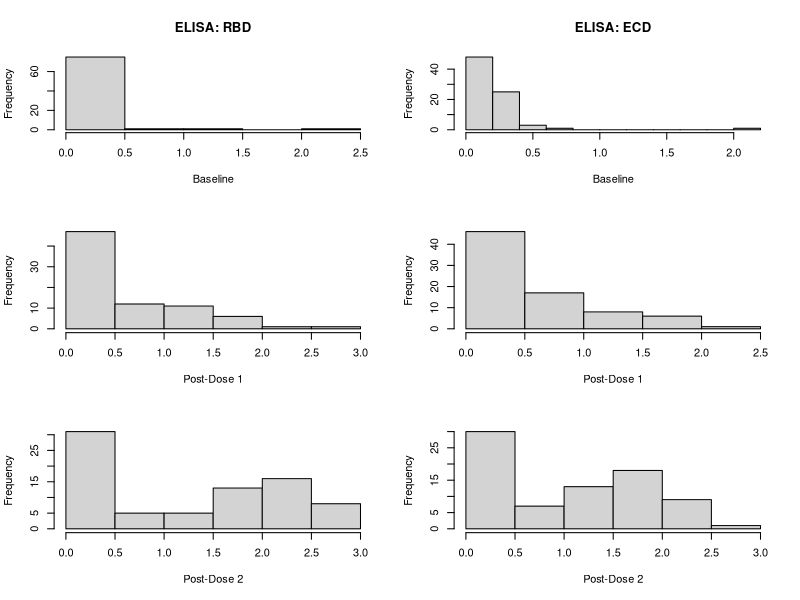
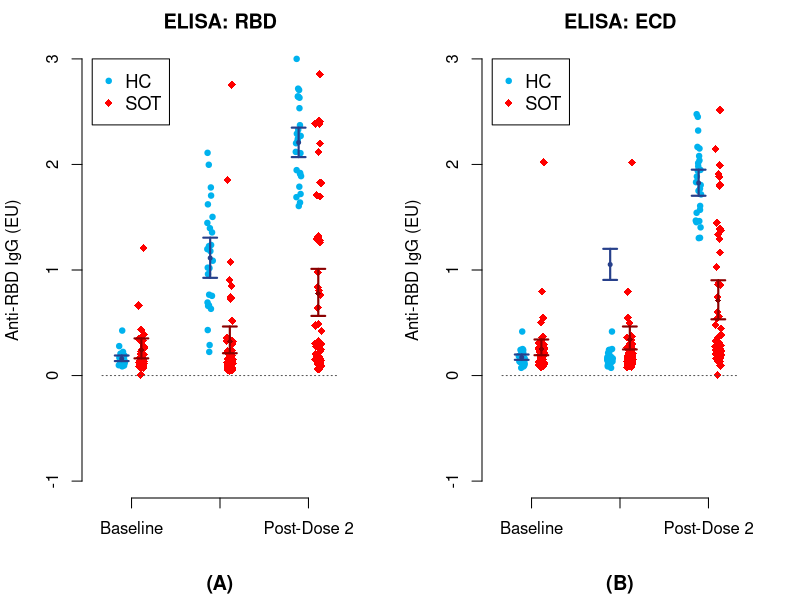
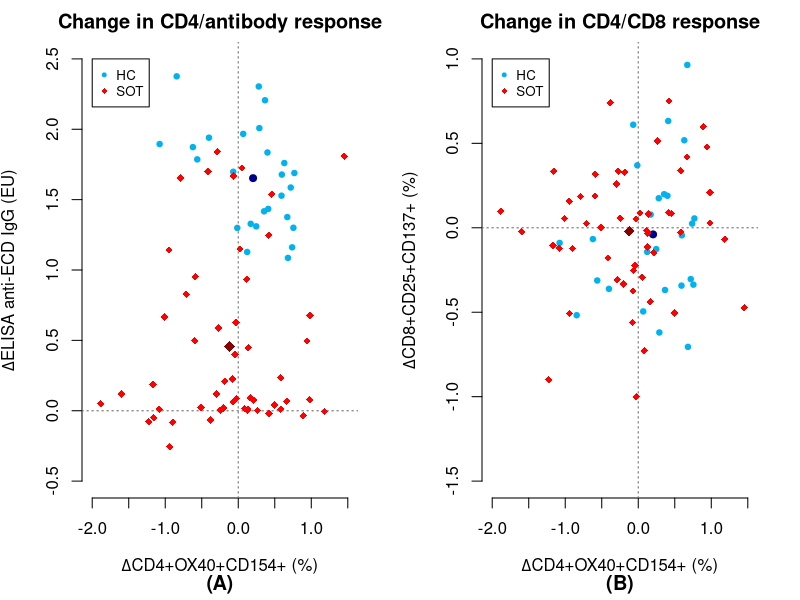

Reproduce these figures in R, in order.
## ---- chunk 1
library(Hmisc)
## ---- chunk 2
# functions
## Important function - confidence interval for means (or geoemtric means)
GMECI <- function(x, B = 5000, geo = FALSE, boot = TRUE) {
  if (boot == TRUE)
  {
  if (geo == FALSE)
  {
    k <- length(x)
    mx <- rep(0, B)
    for (b in 1:B)
    {
      samp <- sample(1:k, size = k, replace = TRUE)
      bx <- x[samp]
      mbx <- mean(bx, na.rm = TRUE)
      mx[b] <- mbx
    }
    return(c(EST = (mean(x, na.rm = TRUE)),
             CILOW = (quantile(mx, 0.025, na.rm = TRUE)),
             CIHI = (quantile(mx, 0.975, na.rm = TRUE))))
  }
  if (geo == TRUE)
  {
    k <- length(x)
    mx <- rep(0, B)
    for (b in 1:B)
    {
      samp <- sample(1:k, size = k, replace = TRUE)
      bx <- x[samp]
      mbx <- mean(log(bx), na.rm = TRUE)
      mx[b] <- mbx
    }
    return(c(EST = exp(mean(log(x), na.rm = TRUE)),
             CILOW = exp(quantile(mx, 0.025, na.rm = TRUE)),
             CIHI = exp(quantile(mx, 0.975, na.rm = TRUE))))
  }
  }
  if (boot == FALSE)
  {
    if (geo == FALSE)
    {
      k <- length(x)
      mx <- mean(x, na.rm = TRUE)
      sx <- sd(x, na.rm = TRUE)
      return(c(EST = (mx),
               CILOW = (mx - qnorm(0.975) * sx/sqrt(k)),
               CIHI = (mx + qnorm(0.975) * sx/sqrt(k))))
    }
    if (geo == TRUE)
    {
      k <- length(x)
      mx <- mean(log(x), na.rm = TRUE)
      sx <- sd(log(x), na.rm = TRUE)
      return(c(EST = exp(mx),
               CILOW = exp(mx - qnorm(0.975) * sx/sqrt(k)),
               CIHI = exp(mx + qnorm(0.975) * sx/sqrt(k))))
    }
  }
}

## Important function - plot confidence interval
pCI <- function(x, PCI, w = 0.035, lwd = 1.9, col = "deepskyblue3", pch = 20)
{
  points(x, PCI[1], pch = pch, col = col, cex = 0.8)
  segments(x, PCI[2], x, PCI[3], lwd = lwd, col = col)
  segments(x - w, PCI[2], x + w, PCI[2], lwd = lwd, col = col)
  segments(x - w, PCI[3], x + w, PCI[3], lwd = lwd, col = col)
}
## ---- chunk 3
dat <- read.csv('sot-covid.csv')
# add a label to "mopost" variable
label(dat$mopost) <- 'months post-transplant'

# Remove subjects
dat <- dat[!(dat[,'subj'] %in% c(77,78)),]

# sot_hc = 1 for SOT, 0 for healthy
dat[,'sot_hc'] <- as.numeric(dat[,'organ'] != 0)
healthy_control <- dat[,'sot_hc'] == 0

# Sort by subject ID
dat <- dat[order(dat[,'subj']),]

# Generate data for CD4 and CD8 counts
set.seed(3)
dat[,'cd4ecd1'] <- rnorm(nrow(dat), sd = 0.5)
dat[,'cd4ecd3'] <- rnorm(nrow(dat), sd = 0.5)
dat[,'cd8ecd1'] <- rnorm(nrow(dat), sd = 0.25)
dat[,'cd8pep1'] <- rnorm(nrow(dat), sd = 0.25)
dat[,'cd8pep3'] <- rnorm(nrow(dat), sd = 0.25)

# create categorical variables with labels
dat[,'organ'] <- factor(dat[,'organ'], labels = c('healthy','kidney','liver','heart','lung'))
dat[,'sex'] <- factor(dat[,'male'], labels = c('F','M'))

# for healthy, instead of 0, set to missing
dat[healthy_control,'immuno'] <- NA
dat[healthy_control,'mopost'] <- NA
## ---- chunk 4
html(describe(dat[,1:6]))
## ---- chunk 5
html(summaryM(age + sex + immuno + organ + mopost ~ sot_hc, data = dat, continuous = 3))
## ---- chunk 6
nf <- layout(matrix(1:6, nrow = 3))
par(mar = c(5, 4, 4, 2) + 0.1)
hist(dat[,'rbd1'], main = 'ELISA: RBD', xlab = 'Baseline')
par(mar = c(5, 4, 2, 2) + 0.1)
hist(dat[,'rbd2'], main = '', xlab = 'Post-Dose 1')
par(mar = c(5, 4, 2, 2) + 0.1)
hist(dat[,'rbd3'], main = '', xlab = 'Post-Dose 2')
par(mar = c(5, 4, 4, 2) + 0.1)
hist(dat[,'ecd1'], main = 'ELISA: ECD', xlab = 'Baseline')
par(mar = c(5, 4, 2, 2) + 0.1)
hist(dat[,'ecd2'], main = '', xlab = 'Post-Dose 1')
par(mar = c(5, 4, 2, 2) + 0.1)
hist(dat[,'ecd3'], main = '', xlab = 'Post-Dose 2')
## ---- chunk 7
par(mfrow = c(1,2))

#### RBD
set.seed(4)

plot(0, col = "white", frame.plot = FALSE, xlim = c(0, 1.3), xlab = "",
     ylab = "Anti-RBD IgG (EU)", ylim = c(-1, 3), xaxt = 'n', main = "ELISA: RBD")
axis(1, at = c(0.2, 0.65, 1.1), c("Baseline", "Post-Dose 1", "Post-Dose 2"))

n_hc <- sum(healthy_control == 1)
n_sot <- sum(healthy_control == 0)
points(runif(n_hc, -0.015, 0.015) + 0.15, dat[healthy_control,'rbd1'], cex = 1.1, pch = 20, col = "deepskyblue2")
points(runif(n_sot, -0.015, 0.015) + 0.25, dat[!healthy_control,'rbd1'], cex = 1.1, pch = 18, col = "red1")

pCI(0.15, GMECI(dat[healthy_control,'rbd1']), col = "royalblue4", lwd = 2.1)
pCI(0.25, GMECI(dat[!healthy_control,'rbd1']), pch = 18, col = "darkred", lwd = 2.1)

points(runif(n_hc, -0.015, 0.015) + 0.6, dat[healthy_control,'rbd2'], cex = 1.1, pch = 20, col = "deepskyblue2")
points(runif(n_sot, -0.015, 0.015) + 0.7, dat[!healthy_control,'rbd2'], cex = 1.1, pch = 18, col = "red1")

pCI(0.6, GMECI(dat[healthy_control,'rbd2']), col = "royalblue4", lwd = 2.1)
pCI(0.7, GMECI(dat[!healthy_control,'rbd2']), col = "darkred", pch = 18, lwd = 2.1)

points(runif(n_hc, -0.015, 0.015) + 1.05, dat[healthy_control,'rbd3'], cex = 1.1, pch = 20, col = "deepskyblue2")
points(runif(n_sot, -0.015, 0.015) + 1.15, dat[!healthy_control,'rbd3'], cex = 1.1, pch = 18, col = "red1")

pCI(1.05, GMECI(dat[healthy_control,'rbd3']), col = "royalblue4", lwd = 2.1)
pCI(1.15, GMECI(dat[!healthy_control,'rbd3']), col = "darkred", pch = 18, lwd = 2.1)

segments(0.05, 0, 1.25, 0, col = "gray30", lwd = 1, lty = 3)
legend(0, 3, col = c("deepskyblue2", "red1"), c("HC", "SOT"), pch = c(20, 18), cex = 1.1)

mtext(expression(bold("(A)")), side = 1, cex = 1.2, line = 4)

#### ECD
set.seed(4)

plot(0, col = "white", frame.plot = FALSE, xlim = c(0, 1.3), xlab = "",
     ylab = "Anti-RBD IgG (EU)", ylim = c(-1, 3), xaxt = 'n', main = "ELISA: ECD")
axis(1, at = c(0.2, 0.65, 1.1), c("Baseline", "Post-Dose 1", "Post-Dose 2"))

points(runif(n_hc, -0.015, 0.015) + 0.15, dat[healthy_control,'ecd1'], cex = 1.1, pch = 20, col = "deepskyblue2")
points(runif(n_sot, -0.015, 0.015) + 0.25, dat[!healthy_control,'ecd1'], cex = 1.1, pch = 18, col = "red1")

pCI(0.15, GMECI(dat[healthy_control,'ecd1']), col = "royalblue4", lwd = 2.1)
pCI(0.25, GMECI(dat[!healthy_control,'ecd1']), pch = 18, col = "darkred", lwd = 2.1)

points(runif(n_hc, -0.015, 0.015) + 0.6, dat[healthy_control,'ecd1'], cex = 1.1, pch = 20, col = "deepskyblue2")
points(runif(n_sot, -0.015, 0.015) + 0.7, dat[!healthy_control,'ecd1'], cex = 1.1, pch = 18, col = "red1")

pCI(0.6, GMECI(dat[healthy_control,'ecd2']), col = "royalblue4", lwd = 2.1)
pCI(0.7, GMECI(dat[!healthy_control,'ecd2']), col = "darkred", pch = 18, lwd = 2.1)

points(runif(n_hc, -0.015, 0.015) + 1.05, dat[healthy_control,'ecd3'], cex = 1.1, pch = 20, col = "deepskyblue2")
points(runif(n_sot, -0.015, 0.015) + 1.15, dat[!healthy_control,'ecd3'], cex = 1.1, pch = 18, col = "red1")

pCI(1.05, GMECI(dat[healthy_control,'ecd3']), col = "royalblue4", lwd = 2.1)
pCI(1.15, GMECI(dat[!healthy_control,'ecd3']), col = "darkred", pch = 18, lwd = 2.1)

segments(0.05, 0, 1.25, 0, col = "gray30", lwd = 1, lty = 3)
legend(0, 3, col = c("deepskyblue2", "red1"), c("HC", "SOT"), pch = c(20, 18), cex = 1.1)

mtext(expression(bold("(B)")), side = 1, cex = 1.2, line = 4)
## ---- chunk 8
par(mfrow = c(1,2))

diff_cd4ecd <- dat[, 'cd4ecd3'] - dat[, 'cd4ecd1']
diff_ecd <- dat[, 'ecd3'] - dat[, 'ecd1']
x_lim <- sign(range(diff_cd4ecd)) * ceiling(abs(range(diff_cd4ecd)) * 2) / 2
y_lim <- sign(range(diff_ecd)) * ceiling(abs(range(diff_ecd)) * 2) / 2
p_x <- diff_cd4ecd[healthy_control]
p_y <- diff_ecd[healthy_control]
plot(p_x, p_y, col = 'deepskyblue2', pch = 20, frame.plot = FALSE,
  xlab = expression(paste(Delta,"CD4+OX40+CD154+ (%)")),
  ylab = expression(paste(Delta,"ELISA anti-ECD IgG (EU)")),
  xlim = x_lim, ylim = y_lim, cex = 1.1,
  main = 'Change in CD4/antibody response', xaxt = 'n', yaxt = 'n'
)
axis(1, at = seq(x_lim[1], x_lim[2], by = 0.5))
axis(2, at = seq(y_lim[1], y_lim[2], by = 0.5))

legend(x_lim[1], y_lim[2], pch = c(20,18), cex = 0.8, col = c("deepskyblue2", "red1"), c("HC", "SOT"))

mtext(expression(bold("(A)")), side = 1, cex = 1.2, line = 4)

abline(h = 0, lwd = 1.2, lty = 3, col = "gray50")
abline(v = 0, lwd = 1.2, lty = 3, col = "gray50")

points(mean(p_x, na.rm = TRUE), mean(p_y, na.rm = TRUE), col = "darkblue", pch = 20, cex = 1.4)

p_x <- diff_cd4ecd[!healthy_control]
p_y <- diff_ecd[!healthy_control]
points(p_x, p_y, col = "red1", pch = 18)
points(mean(p_x, na.rm = TRUE), mean(p_y, na.rm = TRUE), col = "darkred", pch = 18, cex = 1.4)

diff_cd8pep <- dat[, 'cd8pep3'] - dat[, 'cd8pep1']
y_lim <- sign(range(diff_cd8pep)) * ceiling(abs(range(diff_cd8pep)) * 2) / 2
p_x <- diff_cd4ecd[healthy_control]
p_y <- diff_cd8pep[healthy_control]
plot(p_x, p_y, col = "deepskyblue2", pch = 20, frame.plot = FALSE,
     xlab = expression(paste(Delta,"CD4+OX40+CD154+ (%)")),
     ylab = expression(paste(Delta,"CD8+CD25+CD137+ (%)")),
     xlim = x_lim, ylim = y_lim, cex = 1.1,
     main = "Change in CD4/CD8 response", xaxt = 'n', yaxt = 'n'
)
axis(1, at = seq(x_lim[1], x_lim[2], by = 0.5))
axis(2, at = seq(y_lim[1], y_lim[2], by = 0.5))

legend(x_lim[1], y_lim[2], pch = c(20,18), cex = 0.8, col = c("deepskyblue2", "red1"), c("HC", "SOT"))

mtext(expression(bold("(B)")), side = 1, cex = 1.2, line = 4)

abline(h = 0, lwd = 1.2, lty = 3, col = "gray50")
abline(v = 0, lwd = 1.2, lty = 3, col = "gray50")

points(mean(p_x, na.rm = TRUE), mean(p_y, na.rm = TRUE), col = "darkblue", pch = 20, cex = 1.4)

p_x <- diff_cd4ecd[!healthy_control]
p_y <- diff_cd8pep[!healthy_control]
points(p_x, p_y, col = "red1", pch = 18)
points(mean(p_x, na.rm = TRUE), mean(p_y, na.rm = TRUE), col = "darkred", pch = 18, cex = 1.4)
